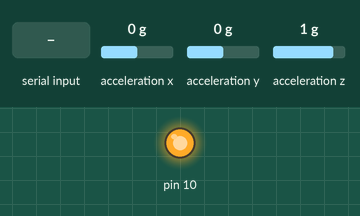
This sketch was run on a simulated Arduino Uno, built with avr-gcc and run on an emulated ATmega328P. Shown: output pins drawn as LEDs (lit = HIGH). Wiring (inferred from the names in the program): MPU-6050 motion sensor at I2C address 0x68. The inputs (shaded band) are chosen by the test bench; at power-on: acceleration x 0 g, acceleration y 0 g, acceleration z 1 g. Pins used as bus, display or sensor lines are not drawn; what the sketch prints to the serial monitor is not drawn.

Above: at 2.0 s.
2.1 s: "1" received over Serial
Timing chart, 0 to 5.1 s (numbered marks = the images above; inputs shaded):
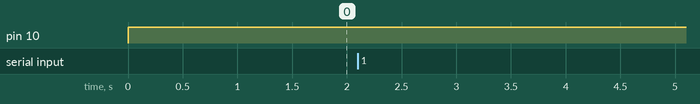

Measured:
- after the input at 2.1 s, every drawn part: stays the same

The sketch:

inertial_calibration.ino
```cpp
#include "SPI.h"
#include "Wire.h"

#define spi_speed 10000000
#define adxl357_cs 2


#define mpu6050 0x68

uint32_t num_runs = 200;

void setup() {
  pinMode(adxl357_cs, OUTPUT);

  SPI.begin();
  Wire.begin();
  Serial.begin(19200);
  Serial.println("starting up");
  delay(500);

  // setup adxl357
  write_adxl357_reg(0x28, 0b00000010);
  write_adxl357_reg(0x2C, 0b10000011);
  write_adxl357_reg(0x2D, 0b00000000);
  delay(100);
  // clear any preset offsets
  write_adxl357_reg(0x1E, 0b00000000);
  write_adxl357_reg(0x1F, 0b00000000);
  write_adxl357_reg(0x20, 0b00000000);
  write_adxl357_reg(0x21, 0b00000000);
  write_adxl357_reg(0x22, 0b00000000);
  write_adxl357_reg(0x23, 0b00000000);
  delay(500);

  // mpu6050 setup
  write_mpu6050_reg(0x6B, 0);
  delay(100);
  // +/- 16g mode
  write_mpu6050_reg(0x1C, 3<<3);
  // +/- 2000deg/s mode
  write_mpu6050_reg(0x1B, 3<<3);

  char adxl_adresses[6] = {0x08, 0x08, 0x0B, 0x0B, 0x0E, 0x0E};
  char mpu6050_addresses[6] = {0x3D, 0x3D, 0x3B, 0x3B, 0x3F, 0x3F};
  float adxl_values[6];
  float mpu6050_values[6];

  float adxl_total = 0;
  float mpu6050_total = 0;
  for (uint8_t i = 0; i < 6; i++) {

    Serial.print("Press any key to calibrate point ");
    Serial.println(i);
    Serial.println(test_description(i));
    while(Serial.available() == 0){}
    Serial.read();
    Serial.println("Running");

    byte adxl_address = adxl_adresses[i];
    byte mpu6050_address = mpu6050_addresses[i];

    for (uint32_t j = 0; j < num_runs; j++) {
      int32_t raw_reading = (read_adxl357_reg(adxl_address, 3)<<8);
      adxl_total += raw_reading/4096;

      int16_t raw_reading2 = read_mpu6050_reg(mpu6050_address, 2);
      mpu6050_total += raw_reading2;
      delay(20);
    }

    adxl_values[i] = adxl_total/num_runs;
    Serial.print("ADXL357 esult: ");
    Serial.println(adxl_values[i]);

    mpu6050_values[i] = mpu6050_total/num_runs;
    Serial.print("MPU6050 result: ");
    Serial.println(mpu6050_values[i]);

    adxl_total = 0;
    mpu6050_total = 0;

  }


  Serial.print("Press any key to calibrate gyroscopes");
  while(Serial.available() == 0){}
  Serial.read();

  float gyro_x_total = 0;
  float gyro_y_total = 0;
  float gyro_z_total = 0;
  for (uint8_t i = 0; i < num_runs; i++) {
    Wire.beginTransmission(mpu6050);
    Wire.write(0x43);
    Wire.endTransmission();
    Wire.requestFrom(mpu6050, 6, true);

    int16_t gyro_x_reading = (Wire.read() << 8) | Wire.read();
    int16_t gyro_y_reading = (Wire.read() << 8) | Wire.read();
    int16_t gyro_z_reading = (Wire.read() << 8) | Wire.read();

    gyro_x_total += gyro_x_reading;
    gyro_y_total += gyro_y_reading;
    gyro_z_total += gyro_z_reading;
    delay(20);
  }

  float gyro_x_offset = gyro_x_total / num_runs;
  float gyro_y_offset = gyro_y_total / num_runs;
  float gyro_z_offset = gyro_z_total / num_runs;

  Serial.println("----- ADXL357 -----");
  Serial.print("x sensitivity: ");
  Serial.println((adxl_values[0] - adxl_values[1]) / 2);
  Serial.print("x offset: ");
  Serial.println((adxl_values[0] + adxl_values[1]) / 2);
  Serial.print("y sensitivity: ");
  Serial.println((adxl_values[2] - adxl_values[3]) / 2);
  Serial.print("y offset: ");
  Serial.println((adxl_values[2] + adxl_values[3]) / 2);
  Serial.print("z sensitivity: ");
  Serial.println((adxl_values[4] - adxl_values[5]) / 2);
  Serial.print("z offset: ");
  Serial.println((adxl_values[4] + adxl_values[5]) / 2);

  Serial.println("----- MPU6050 Acceleromter -----");
  Serial.print("x sensitivity: ");
  Serial.println((mpu6050_values[2] - mpu6050_values[3]) / 2);
  Serial.print("x offset: ");
  Serial.println((mpu6050_values[2] + mpu6050_values[3]) / 2);
  Serial.print("y sensitivity: ");
  Serial.println((mpu6050_values[1] - mpu6050_values[0]) / 2);
  Serial.print("y offset: ");
  Serial.println((mpu6050_values[1] + mpu6050_values[0]) / 2);
  Serial.print("z sensitivity: ");
  Serial.println((mpu6050_values[4] - mpu6050_values[5]) / 2);
  Serial.print("z offset: ");
  Serial.println((mpu6050_values[4] + mpu6050_values[5]) / 2);

  Serial.println("----- MPU6050 Gyroscopes -----");
  Serial.print("x offset: ");
  Serial.println(gyro_x_offset);
  Serial.print("y offset: ");
  Serial.println(gyro_y_offset);
  Serial.print("z offset: ");
  Serial.println(gyro_z_offset);

  Serial.println("All offsets in LSB, accelerometer sensitivities in LSB /g");

  while(true){}

}

void loop() {
  Serial.println(read_mpu6050_reg(0x3B, 2));
  delay(100);
}

uint32_t read_adxl357_reg(byte address, uint8_t num_bytes) {
  byte r_command = (address << 1) + 1;
  SPI.beginTransaction(SPISettings(spi_speed, MSBFIRST, SPI_MODE0));
  digitalWrite(adxl357_cs, LOW);
  SPI.transfer(r_command);
  uint32_t result = SPI.transfer(0x00);
  num_bytes--;
  while(num_bytes > 0){
    result = result << 8;
    result = result | SPI.transfer(0x00);
    num_bytes--;
  }
  digitalWrite(adxl357_cs, HIGH);
  SPI.endTransaction();
  return result;
}

uint32_t write_adxl357_reg(byte address, byte data){
  byte w_command = address << 1;
  SPI.beginTransaction(SPISettings(spi_speed, MSBFIRST, SPI_MODE0));
  digitalWrite(adxl357_cs, LOW);
  SPI.transfer(w_command);
  uint32_t result = SPI.transfer(data);
  digitalWrite(adxl357_cs, HIGH);
  SPI.endTransaction();
  return result;
}

uint32_t read_mpu6050_reg(byte address, uint8_t num_bytes) {
    Wire.beginTransmission(mpu6050);
    Wire.write(address);
    Wire.endTransmission();
    Wire.requestFrom(mpu6050, num_bytes, true);

    uint32_t reading = Wire.read();
    num_bytes--;
    while (num_bytes > 0) {
        reading = (reading << 8) | Wire.read();
        num_bytes--;
    }
    return reading;
}

uint32_t write_mpu6050_reg(byte address, byte data) {
    Wire.beginTransmission(mpu6050);
    Wire.write(address);
    Wire.write(data);
    Wire.endTransmission();
}

String test_description(uint8_t index) {
  switch (index)
  {
  case 0:
    return "x-axis up (pwr switch corner up)";
    break;
  case 1:
    return "x-axis down (usb connctor corner up)";
    break;
  case 2:
    return "y-axis up (SD card corner up)";
    break;
  case 3:
    return "y-axis down (pyro switch corner up)";
    break;
  case 4:
    return "z-axis up (board flat)";
    break;
  case 5:
    return "z-axis down (board inverted)";
    break;

  default:
    return "invalid index";
    break;
  }
}
```
